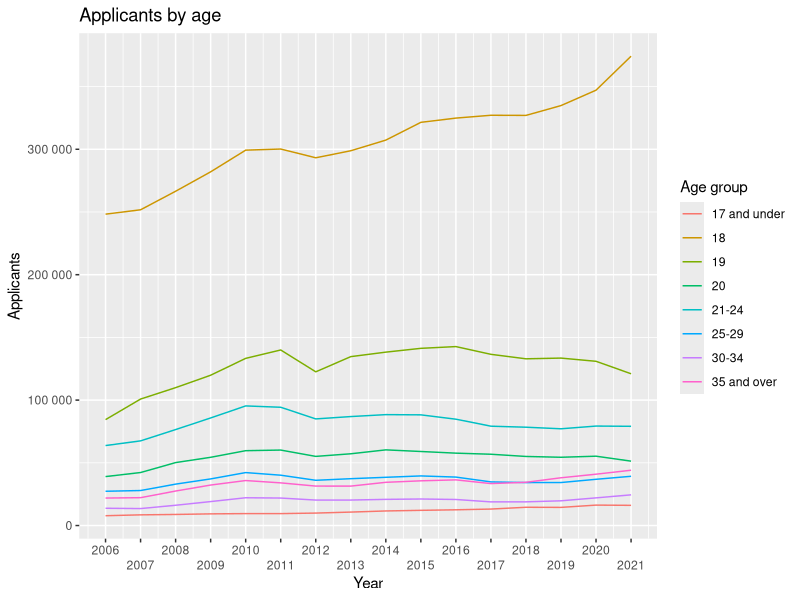

This figure's R source:
library(tidyverse)

apps_agegp <- read_csv("data/EOC_data_resource_2021_002_1.csv",
                       skip = 15, col_select = c("Year",
                                                 "Age group",
                                                 "Individual age",
                                                 "Domicile",
                                                 "Gender",
                                                 "Applicant type",
                                                 "Applicants"  ))

filter_apptype <- "All"
filter_gender <- "All"
filter_domicile <- "All"
filter_agegp <- "All"
filter_indivage <- "All"

apps_filter <- apps_agegp[apps_agegp$Domicile == filter_apptype &
                            apps_agegp$Gender == filter_gender &
                            apps_agegp$`Applicant type` == filter_apptype &
                            apps_agegp$`Individual age` == filter_indivage &
                            apps_agegp$`Age group` != filter_agegp,]

ggplot(data = apps_filter,
       aes(x = Year, 
           y = Applicants, 
           color = `Age group`)
       ) +
  geom_line() +
  scale_y_continuous(labels = scales::number) +
  scale_x_continuous(breaks=seq(2006,2022,1)) +
  guides(x = guide_axis(n.dodge = 2)) +
  labs(title = "Applicants by age")